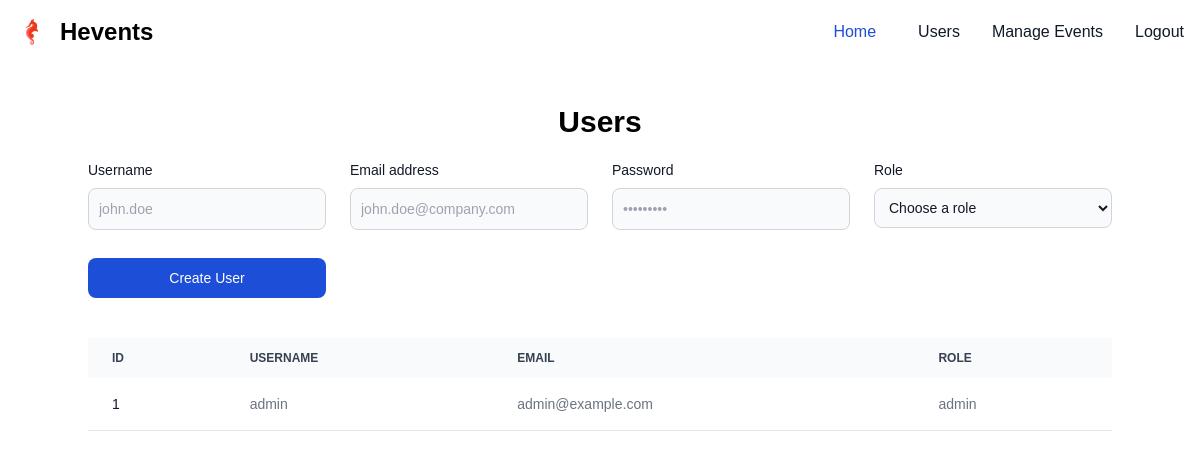
/admin/users_page (signed in), run on the app's committed database.
### app/models/user.py (models this page shows, shortened)
class User(db.Model, UserMixin):  # Inherit from UserMixin
    id = db.Column(db.Integer, primary_key=True)
    username = db.Column(db.String(80), unique=True, nullable=False)
    email = db.Column(db.String(120), unique=True, nullable=False)
    password = db.Column(db.String(60), nullable=False)
    role = db.Column(db.String(20), nullable=False, default='user')  # Can be 'admin' or 'user'

### app/routes/user_routes.py (the view)
@user_routes.route('/admin/users_page', methods=['GET'])
@login_required
def users_page():
    if current_user.role != 'admin':
        return redirect(url_for('event_routes.events_page'))
    users = get_all_users()
    return render_template('users.html', title='All Users', users=users)

### app/__init__.py (called while the page is built)
def create_app():
    app = Flask(__name__)
    app.config.from_object(Config)
    db.init_app(app)
    login_manager = LoginManager()
    login_manager.init_app(app)
    login_manager.login_view = 'user_routes.login_page'  # Redirect if not logged in
    from app.models.user import User
    @login_manager.user_loader
    def load_user(user_id):
        return User.query.get(int(user_id))
    app.register_blueprint(user_routes)
    app.register_blueprint(event_routes)
    app.register_blueprint(admin_event_routes)
    with app.app_context():
        db.create_all()  # Create tables if they don't exist
    return app

### app/services/user_service.py (called while the page is built)
def get_all_users():
    return User.query.all()

### app/templates/users.html (shortened to what this page needs)
{% extends 'base.html' %} {% block content %}
<h1 class="text-center py-5 text-3xl font-bold">Users</h1>
<div>
  <form class="mb-10" method="POST" action="/admin/create_user">
    <div class="grid gap-6 mb-6 md:grid-cols-4">
      <div>
        <label
          for="username"
          class="block mb-2 text-sm font-medium text-gray-900 dark:text-white"
          >Username</label
        >
        <input
          type="text"
          id="username"
          name="username"
          class="bg-gray-50 border border-gray-300 text-gray-900 text-sm rounded-lg focus:ring-blue-500 focus:border-blue-500 block w-full p-2.5 dark:bg-gray-700 dark:border-gray-600 dark:placeholder-gray-400 dark:text-white dark:focus:ring-blue-500 dark:focus:border-blue-500"
          placeholder="john.doe"
          required
        />
    </div>
    <div class="mb-1">
      <label
        for="email"
        class="block mb-2 text-sm font-medium text-gray-900 dark:text-white"
        >Email address</label
      >
      <input
        type="email"
        id="email"
        name="email"
        class="bg-gray-50 border border-gray-300 text-gray-900 text-sm rounded-lg focus:ring-blue-500 focus:border-blue-500 block w-full p-2.5 dark:bg-gray-700 dark:border-gray-600 dark:placeholder-gray-400 dark:text-white dark:focus:ring-blue-500 dark:focus:border-blue-500"
        placeholder="john.doe@company.com"
        required
      />
    </div>
    <div class="mb-1">
      <label
        for="password"
        class="block mb-2 text-sm font-medium text-gray-900 dark:text-white"
        >Password</label
      >
      <input
        type="password"
        id="password"
        name="password"
        class="bg-gray-50 border border-gray-300 text-gray-900 text-sm rounded-lg focus:ring-blue-500 focus:border-blue-500 block w-full p-2.5 dark:bg-gray-700 dark:border-gray-600 dark:placeholder-gray-400 dark:text-white dark:focus:ring-blue-500 dark:focus:border-blue-500"
        placeholder="•••••••••"
        required
      />
    </div>
    <div class="mb-1">
    <label for="countries" class="block mb-2 text-sm font-medium text-gray-900 dark:text-white">Role</label>
  <select name="role" required id="role" class="bg-gray-50 border border-gray-300 text-gray-900 text-sm rounded-lg focus:ring-blue-500 focus:border-blue-500 block w-full p-2.5 dark:bg-gray-700 dark:border-gray-600 dark:placeholder-gray-400 dark:text-white dark:focus:ring-blue-500 dark:focus:border-blue-500">
    <option selected>Choose a role</option>
  </select>
</div>
    <button
      type="submit"
      class="text-white bg-blue-700 hover:bg-blue-800 focus:ring-4 focus:outline-none focus:ring-blue-300 font-medium rounded-lg text-sm w-full sm:w-auto px-5 py-2.5 text-center dark:bg-blue-600 dark:hover:bg-blue-700 dark:focus:ring-blue-800"
    >
    Create User
    </button>
  </form>
</div>
<div class="mx-auto mt-5">
  <div class="relative overflow-x-auto">
    <table
      class="w-full text-sm text-left rtl:text-right text-gray-500 dark:text-gray-400"
    >
      <thead
        class="text-xs text-gray-700 uppercase bg-gray-50 dark:bg-gray-700 dark:text-gray-400"
      >
        <tr>
          <th scope="col" class="px-6 py-3">ID</th>
          <th scope="col" class="px-6 py-3">Username</th>
          <th scope="col" class="px-6 py-3">Email</th>
          <th scope="col" class="px-6 py-3">Role</th>
        </tr>
      </thead>
      <tbody>
        {% for user in users %}
        <tr class="bg-white border-b dark:bg-gray-800 dark:border-gray-700">
          <th
            scope="row"
            class="px-6 py-4 font-medium text-gray-900 whitespace-nowrap dark:text-white"
          >
            {{ user.id }}
          </th>
          <td class="px-6 py-4">{{ user.username }}</td>
          <td class="px-6 py-4">{{ user.email }}</td>
          <td class="px-6 py-4">{{ user.role }}</td>
        </tr>
        {% endfor %}
      </tbody>
    </table>
  </div>
</div>
{% endblock %}

### app/static/styles.css (style rules this page uses)
body { font-family: Arial, sans-serif; margin: 20px; }

### data on the page
User: id "1", username "admin", email "admin@example.com", role "admin"
